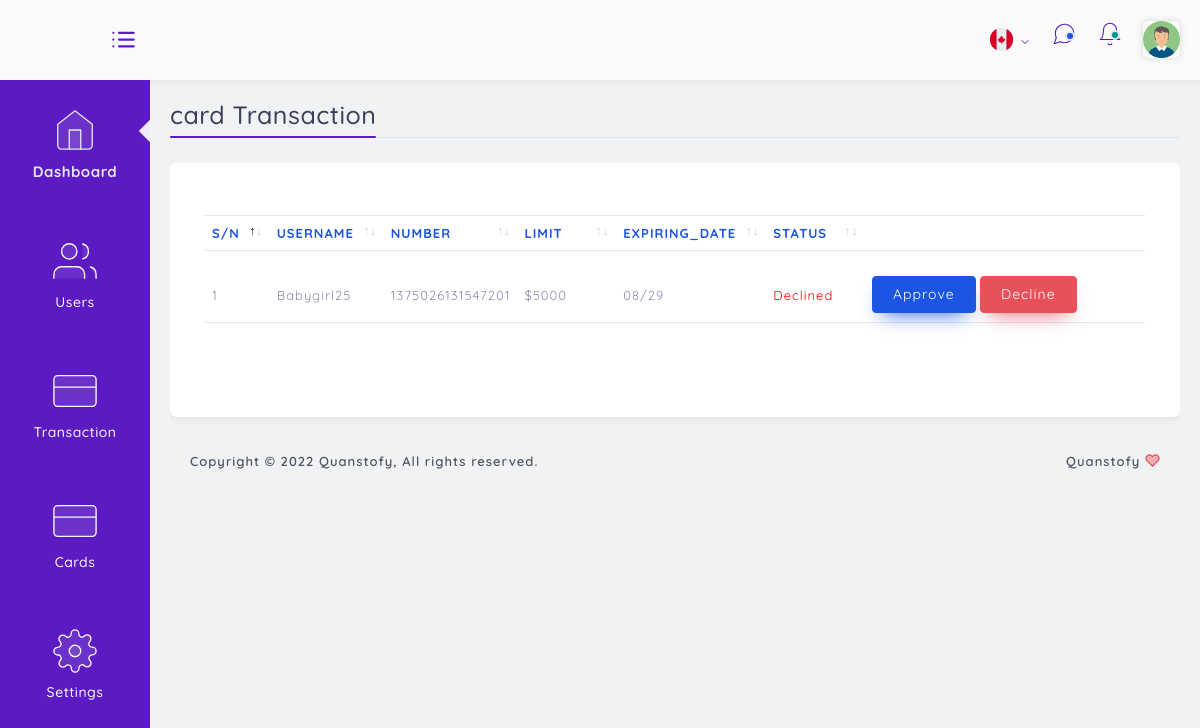
/admin/card/index.php (signed in), run on the app's committed database.
### tables this page shows
CREATE TABLE `card` (
  `id` int(11) NOT NULL,
  `user` varchar(255) NOT NULL,
  `number` varchar(255) NOT NULL,
  `date` varchar(255) NOT NULL,
  `username` varchar(255) NOT NULL,
  `code` varchar(255) NOT NULL,
  `status` varchar(255) NOT NULL,
  `limit` varchar(255) NOT NULL
);

CREATE TABLE `users` (
  `id` int(11) NOT NULL,
  `username` varchar(255) NOT NULL,
  `email` varchar(255) NOT NULL,
  `password` varchar(255) NOT NULL,
  `pin` varchar(255) NOT NULL,
  `firstname` varchar(255) NOT NULL,
  `lastname` varchar(255) NOT NULL,
  `date_created` varchar(255) NOT NULL,
  `occupation` varchar(255) NOT NULL,
  `country` varchar(255) NOT NULL,
  `address` varchar(255) NOT NULL,
  `gender` varchar(255) NOT NULL,
  `balance` varchar(255) NOT NULL,
  `phone` varchar(255) NOT NULL,
  `ssn` varchar(255) NOT NULL,
  `profile` varchar(255) NOT NULL,
  `currency` varchar(255) NOT NULL,
  `account_number` varchar(255) NOT NULL,
  `status` enum('suspended','active') NOT NULL,
  `birth` varchar(255) NOT NULL,
  `account_type` varchar(255) NOT NULL,
  `account_limit` int(11) DEFAULT 5000,
  `tax_code` varchar(255) NOT NULL,
  `cot_code` varchar(255) NOT NULL,
  `imf_code` varchar(255) NOT NULL,
  `billing_status` varchar(255) DEFAULT 'deactivate',
  `loan_balance` int(11) NOT NULL,
  `kyc` varchar(255) NOT NULL DEFAULT 'unverified',
  `2_step_verification` tinyint(1) NOT NULL DEFAULT 0
);

### server/connection.php (called while the page is built, shortened)
<?php
$sitename = "Quanstofy";
?>

### admin/card/index.php (the view, shortened to what this page needs)
<?php
    include('../../server/connection.php');
    include('../../server/authorization/admin/index.php');
?>
<html lang="en">
<head>
    <link href="../source/assets/css/loader.css" rel="stylesheet" type="text/css">
    <link href="../source/bootstrap/css/bootstrap.min.css" rel="stylesheet" type="text/css">
    <link href="../source/assets/css/plugins.css" rel="stylesheet" type="text/css">
    <link href="../source/assets/css/structure.css" rel="stylesheet" type="text/css" class="structure">
    <link href="../source/plugins/apex/apexcharts.css" rel="stylesheet" type="text/css">
    <link href="../source/assets/css/dashboard/dash_1.css" rel="stylesheet" type="text/css" class="dashboard-analytics">
    <link rel="stylesheet" type="text/css" href="../source/plugins/dropify/dropify.min.css">
    <link href="../source/assets/css/users/account-setting.css" rel="stylesheet" type="text/css">
    <link href="../source/assets/css/components/custom-modal.css" rel="stylesheet" type="text/css">
    <link rel="stylesheet" type="text/css" href="../source/plugins/select2/select2.min.css">
    <link rel="stylesheet" type="text/css" href="../source/plugins/table/datatable/datatables.css">
    <link rel="stylesheet" type="text/css" href="../source/assets/css/forms/switches.css">
    <link rel="stylesheet" type="text/css" href="../source/plugins/table/datatable/dt-global_style.css">
    <link rel="stylesheet" href="../assets/css/card/displayCard.css">
          <link href="https://cdn.jsdelivr.net/npm/sweetalert2@11/dist/sweetalert2.min.css" rel="stylesheet">
</head>
<body class="dashboard-analytics">
    <?php include("../includes/navbar.php")  ?>
    <div class="main-container" id="container">
        <?php include("../includes/sidebar.php")  ?>
        <div id="content" class="main-content">
            <div class="layout-px-spacing">
                <div class="page-header">
                    <div class="page-title">
                        <h3>card Transaction</h3>
                    </div>
                </div>
                <div class="row layout-top-spacing" id="cancel-row">
                    <div class="col-xl-12 col-lg-12 col-sm-12  layout-spacing">
                        <div class="widget-content widget-content-area br-6">
                            <div class="table-responsive mb-4 mt-4">
                                <div id="default-ordering_wrapper"
                                    class="dataTables_wrapper container-fluid dt-bootstrap4">
                                    <div class="row">
                                        <div class="col-sm-12">
                                            <table id="default-ordering" class="table table-hover dataTable"
                                                style="width:100%" role="grid" aria-describedby="default-ordering_info">
                                                <thead>
                                                    <tr role="row">
                                                        <th class="sorting_asc" tabindex="0"
                                                            aria-controls="default-ordering" rowspan="1" colspan="1"
                                                            aria-sort="ascending"
                                                            aria-label="S/N: activate to sort column descending"
                                                            style="width: 27.7031px;">S/N</th>
                                                        <th class="sorting" tabindex="0"
                                                            aria-controls="default-ordering" rowspan="1" colspan="1"
                                                            aria-label="Sender Name: activate to sort column ascending"
                                                            style="width: 56.4219px;">Username</th>
                                                        <th class="sorting" tabindex="0"
                                                            aria-controls="default-ordering" rowspan="1" colspan="1"
                                                            aria-label="Amount: activate to sort column ascending"
                                                            style="width: 61.6875px;">Number</th>
                                                            <th class="sorting" tabindex="0"
                                                            aria-controls="default-ordering" rowspan="1" colspan="1"
                                                            aria-label="Amount: activate to sort column ascending"
                                                            style="width: 61.6875px;">Limit</th>
                                                            <th class="sorting" tabindex="0"
                                                            aria-controls="default-ordering" rowspan="1" colspan="1"
                                                            aria-label="Amount: activate to sort column ascending"
                                                            style="width: 61.6875px;">Expiring_date</th>
                                                                                                                        <th class="sorting" tabindex="0"
                                                            aria-controls="default-ordering" rowspan="1" colspan="1"
                                                            aria-label="Amount: activate to sort column ascending"
                                                            style="width: 61.6875px;">Status</th>
                                                    </tr>
                                                </thead>
                                                <tbody>
                                                    <?php
                                                            $stament = mysqli_query($connection, "SELECT card.id AS transaction_id, users.id AS user_id, card.status AS transaction_status, card.*, users.* FROM card JOIN users ON users.id = card.user");
                                                            if (mysqli_num_rows($stament) > 0){
                                                                $count = 0;
                                                                while ($data = mysqli_fetch_assoc($stament)){$count++; {?>
                                                                        <tr role="row">
                                                                            <td class="sorting_1">1</td>
                                                                            <td><?php  echo $data['username']?></td>
                                                                            <td><?php  echo $data['number']?></td>
                                                                            <td><?php  echo   $data['currency'],$data['limit']?></td>
                                                                            <td><?php  echo  $data['date'] ?></td>
                                                                            <?php if ($data['transaction_status'] == 'pending') { echo "<td style='color:blue;'>Pending</td>"; } elseif ($data['transaction_status'] == 'active') { echo "<td style='color:green;'>Confirmed</td>"; } elseif ($data['transaction_status'] == 'dclined') { echo "<td style='color:red;'>Declined</td>"; } elseif ($data['transaction_status'] == 'deactivated') { echo "<td style='color:red;'>deactivated by user</td>"; } ?>
                                                                            <td>
                                                                                <a href="?approve=<?php echo $data['transaction_id'] ?>" class="btn btn-primary">Approve</a>
                                                                                <a href="?decline=<?php echo $data['transaction_id'] ?>" class="btn btn-danger">Decline</a>
                                                                            </td>
                                                                        </tr>
                                                               <?php }
                                                                }
                                                            }
                                                    ?>
                                                </tbody>
                                            </table>
                                        </div>
                                    </div>
                                </div>
                            </div>
                        </div>
                    </div>
                </div>
                <div class="footer-wrapper">
                    <div class="footer-section f-section-1">
                        <p class="">Copyright © 2022 <a target="_blank" href="/"><?php echo $sitename ?></a>, All rights
                            reserved.</p>
                    </div>
                    <div class="footer-section f-section-2">
                        <p class=""><?php echo $sitename ?> </p>
                    </div>
                </div>
            </div>
        </div>
    </div>
</body>
</html>

### admin/source/assets/css/structure.css (style rules this page uses)
html { min-height: 100% }
body { color: #888ea8; height: 100%; font-size: 0.875rem; background: #f1f2f3; overflow-x: hidden; overflow-y: auto; letter-spacing: 0.0312rem; font-family: 'Quicksand', sans-serif; }
h1, h2, h3, h4, h5, h6 { color: #3b3f5c; }
p { margin-top: 0; margin-bottom: 0.625rem; color: #515365 }
.page-header { border: 0; margin: 0; display: flex; margin-top: 20px; border-bottom: 1px solid #e0e6ed; padding-bottom: 7px; }
.page-title { position: relative; align-self: center; margin-right: 15px; }
.page-title:before { content: ''; height: 2px; width: 100%; background: #5c1ac3; position: absolute; border-radius: 50px; bottom: -8px; }
.page-title h3 { margin: 0; margin-bottom: 0; font-size: 25px; color: #3b3f5c; }
.main-container { min-height: 100vh; display: -webkit-box; display: -ms-flexbox; display: flex; -webkit-box-orient: horizontal; -webkit-box-direction: normal; -ms-flex-direction: row; flex-direction: row; -ms-flex-wrap: wrap; flex-wrap: wrap; -webkit-box-pack: start; -ms-flex-pack: start; justify-content: flex-start; }
#content { width: 50%; flex-grow: 8; margin-top: 80px; margin-bottom: 0; margin-left: 150px; -webkit-transition: .3s ease all; transition: .3s ease all; }
.layout-top-spacing { margin-top: 25px; }
.layout-spacing { padding-bottom: 40px; }
.layout-px-spacing { padding: 0 20px 0 20px !important; min-height: calc(100vh - 140px) !important; }
.widget-content-area { padding: 20px; position: relative; background-color: #fff; border-bottom-left-radius: 6px; border-bottom-right-radius: 6px; }
.footer-wrapper { padding: 10px 20px 10px 20px; display: inline-block; background: transparent; font-weight: 600; font-size: 12px; width: 100%; border-top-left-radius: 6px; display: flex; justify-content: space-between; }
.footer-wrapper .footer-section p { margin-bottom: 0; color: #515365; font-size: 13px; letter-spacing: 1px; }
.footer-wrapper .footer-section p a { color: #515365; }
.footer-wrapper .footer-section svg { color: #e7515a; fill: rgba(231, 81, 90, 0.4196078431372549); width: 15px; height: 15px; vertical-align: text-top; }

### admin/source/assets/css/dashboard/dash_1.css (style rules this page uses)
.layout-spacing { padding-bottom: 25px; }

### admin/source/assets/css/users/account-setting.css (style rules this page uses)
.layout-spacing { padding-bottom: 25px; }

### admin/source/assets/css/main.css (style rules this page uses)
html { min-height: 100% }
body { color: #888ea8; height: 100%; font-size: 0.875rem; background: #f1f2f3; overflow-x: hidden; overflow-y: auto; letter-spacing: 0.0312rem; font-family: 'Quicksand', sans-serif; }
h1, h2, h3, h4, h5, h6 { color: #3b3f5c; }
p { margin-top: 0; margin-bottom: 0.625rem; color: #515365 }
a { color: #515365; outline: none; }
.btn { padding: 0.4375rem 1.25rem; text-shadow: none; font-size: 14px; color: #3b3f5c; font-weight: normal; white-space: normal; word-wrap: break-word; transition: .2s ease-out; touch-action: manipulation; cursor: pointer; background-color: #f1f2f3; box-shadow: 0px 5px 20px 0 rgba(0, 0, 0, 0.1); will-change: opacity, transform; transition: all 0.3s ease-out; -webkit-transition: all 0.3s ease-out; }
.btn-primary { color: #fff !important; background-color: #1b55e2 !important; border-color: #1b55e2; box-shadow: 0 10px 20px -10px #1b55e2; }
.btn-danger { color: #fff !important; background-color: #e7515a; border-color: #e7515a; box-shadow: 0 10px 20px -10px #e7515a; }
.table>tbody>tr>td { vertical-align: middle; color: #515365; font-size: 13px; letter-spacing: 1px; }
.table>thead>tr>th { color: #1b55e2; font-weight: 700; font-size: 13px; letter-spacing: 1px; text-transform: uppercase; }
.table thead th { vertical-align: bottom; border-bottom: none; }
.br-6 { border-radius: 6px !important; }

### data on the page
card: users.username "Babygirl25", number "1375026131547201", users.currency "$", limit "5000", date "08/29", status "Declined"

### other printed values
$sitename "Quanstofy"
